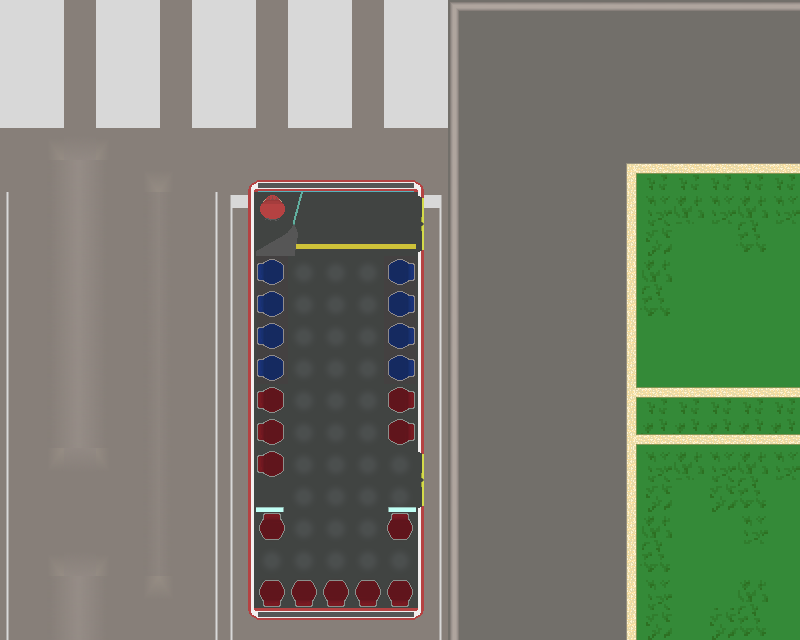

The image is a tile-based game level rendered from a .tmx file. Its description and complete source (layers, tilesets, objects, tile grids) follow:
An orthogonal 25x20 tile map with 32x32 px tiles, 2 tile layers (background, bus).

<map version="1.2" tiledversion="1.3.4" orientation="orthogonal" renderorder="right-down" width="25" height="20" tilewidth="32" tileheight="32" infinite="0" nextlayerid="3" nextobjectid="1">
 <tileset firstgid="1" source="puzzleSprite.tsx" />
 <layer id="1" name="background" width="25" height="20">
  <data encoding="csv">
4,4,1,4,4,1,4,4,1,4,4,1,4,4,20,19,19,19,19,19,19,19,19,19,19,
4,4,1,4,4,1,4,4,1,4,4,1,4,4,18,17,17,17,17,17,17,17,17,17,17,
4,4,1,4,4,1,4,4,1,4,4,1,4,4,18,17,17,17,17,17,17,17,17,17,17,
4,4,1,4,4,1,4,4,1,4,4,1,4,4,18,17,17,17,17,17,17,17,17,17,17,
1,13,12,14,1,1,1,1,1,1,1,1,1,1,18,17,17,17,17,17,17,17,17,17,17,
1,9,8,10,13,14,1,1,1,1,1,1,1,1,18,17,17,17,17,27,24,24,24,24,24,
3,9,8,10,9,10,2,5,6,6,6,6,6,7,18,17,17,17,17,21,22,23,22,23,22,
3,9,8,10,9,10,2,3,1,1,1,1,1,2,18,17,17,17,17,21,30,32,32,31,32,
3,9,8,10,9,10,2,3,1,1,1,1,1,2,18,17,17,17,17,21,23,32,32,32,32,
3,9,8,10,9,10,2,3,1,1,1,1,1,2,18,17,17,17,17,21,31,32,32,32,32,
3,9,8,10,9,10,2,3,1,1,1,1,1,2,18,17,17,17,17,21,32,32,32,32,32,
3,9,8,10,9,10,2,3,1,1,1,1,1,2,18,17,17,17,17,21,32,32,32,32,32,
3,9,8,10,9,10,2,3,1,1,1,1,1,2,18,17,17,17,17,25,29,29,29,29,29,
3,9,8,10,9,10,2,3,1,1,1,1,1,2,18,17,17,17,17,26,28,28,28,28,28,
3,15,11,16,9,10,2,3,1,1,1,1,1,2,18,17,17,17,17,21,22,23,22,23,22,
3,1,1,1,9,10,2,3,1,1,1,1,1,2,18,17,17,17,17,21,30,32,30,31,32,
3,1,1,1,9,10,2,3,1,1,1,1,1,2,18,17,17,17,17,21,23,32,32,22,32,
3,13,12,14,9,10,2,3,1,1,1,1,1,2,18,17,17,17,17,21,31,32,32,32,32,
3,9,8,10,15,16,2,3,1,1,1,1,1,2,18,17,17,17,17,21,22,32,32,23,32,
3,9,8,10,1,1,2,3,1,1,1,1,1,2,18,17,17,17,17,21,30,32,30,31,32
</data>
 </layer>
 <layer id="2" name="bus" width="25" height="20">
  <data encoding="csv">
0,0,0,0,0,0,0,0,0,0,0,0,0,0,0,0,0,0,0,0,0,0,0,0,0,
0,0,0,0,0,0,0,0,0,0,0,0,0,0,0,0,0,0,0,0,0,0,0,0,0,
0,0,0,0,0,0,0,0,0,0,0,0,0,0,0,0,0,0,0,0,0,0,0,0,0,
0,0,0,0,0,0,0,0,0,0,0,0,0,0,0,0,0,0,0,0,0,0,0,0,0,
0,0,0,0,0,0,0,0,0,0,0,0,0,0,0,0,0,0,0,0,0,0,0,0,0,
0,0,0,0,0,0,0,52,48,49,49,49,50,51,0,0,0,0,0,0,0,0,0,0,0,
0,0,0,0,0,0,0,54,44,46,34,34,34,61,0,0,0,0,0,0,0,0,0,0,0,
0,0,0,0,0,0,0,54,45,47,43,43,43,60,0,0,0,0,0,0,0,0,0,0,0,
0,0,0,0,0,0,0,54,39,33,33,33,40,53,0,0,0,0,0,0,0,0,0,0,0,
0,0,0,0,0,0,0,54,39,33,33,33,40,53,0,0,0,0,0,0,0,0,0,0,0,
0,0,0,0,0,0,0,54,39,33,33,33,40,53,0,0,0,0,0,0,0,0,0,0,0,
0,0,0,0,0,0,0,54,39,33,33,33,40,53,0,0,0,0,0,0,0,0,0,0,0,
0,0,0,0,0,0,0,54,35,33,33,33,36,53,0,0,0,0,0,0,0,0,0,0,0,
0,0,0,0,0,0,0,54,35,33,33,33,36,53,0,0,0,0,0,0,0,0,0,0,0,
0,0,0,0,0,0,0,54,35,33,33,33,33,61,0,0,0,0,0,0,0,0,0,0,0,
0,0,0,0,0,0,0,54,42,33,33,33,41,60,0,0,0,0,0,0,0,0,0,0,0,
0,0,0,0,0,0,0,54,37,33,33,33,37,53,0,0,0,0,0,0,0,0,0,0,0,
0,0,0,0,0,0,0,54,33,33,33,33,33,53,0,0,0,0,0,0,0,0,0,0,0,
0,0,0,0,0,0,0,54,38,38,38,38,38,53,0,0,0,0,0,0,0,0,0,0,0,
0,0,0,0,0,0,0,56,57,58,58,58,59,55,0,0,0,0,0,0,0,0,0,0,0
</data>
 </layer>
</map>
